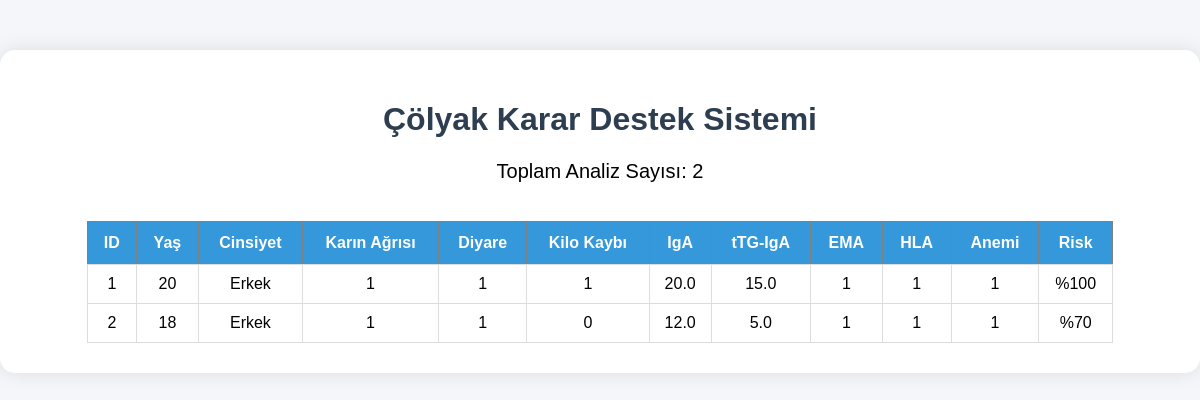
The page /admin on the database its author committed.
### tables this page shows
CREATE TABLE analizler_v2 (
    id INTEGER PRIMARY KEY AUTOINCREMENT,
    yas INTEGER,
    cinsiyet TEXT,
    karin_agrisi INTEGER,
    diyare INTEGER,
    kilo_kaybi INTEGER,
    iga REAL,
    ttg_iga REAL,
    ema_iga INTEGER,
    hla INTEGER,
    anemi INTEGER,
    risk INTEGER,
    oneri TEXT
);

### app.py (the view)
@app.route("/admin")
def admin():
    conn = sqlite3.connect("celiac.db")
    cursor = conn.cursor()
    cursor.execute("SELECT * FROM analizler_v2")
    kayitlar = cursor.fetchall()
    toplam = len(kayitlar)
    conn.close()
    return render_template(
        "admin.html",
        kayitlar=kayitlar,
        toplam=toplam
    )

### templates/admin.html (shortened to what this page needs)
<!DOCTYPE html>
<html>
<head>
    <link rel="stylesheet"
    href="{{ url_for('static', filename='css/style.css') }}">
</head>
<body>
<div class="container" style="width:95%;">
    <h1>Çölyak Karar Destek Sistemi</h1>
    <div class="toplam">
        Toplam Analiz Sayısı: {{ toplam }}
    </div>
    <br>
    <table border="1">
        <tr>
            <th>ID</th>
            <th>Yaş</th>
            <th>Cinsiyet</th>
            <th>Karın Ağrısı</th>
            <th>Diyare</th>
            <th>Kilo Kaybı</th>
            <th>IgA</th>
            <th>tTG-IgA</th>
            <th>EMA</th>
            <th>HLA</th>
            <th>Anemi</th>
            <th>Risk</th>
        </tr>
        {% for kayit in kayitlar %}
        <tr>
            <td>{{ kayit[0] }}</td>
            <td>{{ kayit[1] }}</td>
            <td>{{ kayit[2] }}</td>
            <td>{{ kayit[3] }}</td>
            <td>{{ kayit[4] }}</td>
            <td>{{ kayit[5] }}</td>
            <td>{{ kayit[6] }}</td>
            <td>{{ kayit[7] }}</td>
            <td>{{ kayit[8] }}</td>
            <td>{{ kayit[9] }}</td>
            <td>{{ kayit[10] }}</td>
            <td>%{{ kayit[11] }}</td>
        </tr>
        {% endfor %}
    </table>
</div>
</body>
</html>

### static/css/style.css (style rules this page uses)
body { font-family: Arial, sans-serif; background: #f4f6f9; margin: 0; padding: 0; }
.container { width: 500px; margin: 50px auto; background: white; padding: 30px; border-radius: 15px; box-shadow: 0px 0px 20px rgba(0,0,0,0.1); }
h1 { text-align: center; color: #2c3e50; }
table { width: 90%; margin: auto; border-collapse: collapse; }
table th { background: #3498db; color: white; padding: 12px; }
table td { padding: 10px; text-align: center; border: 1px solid #ddd; }
.toplam { text-align: center; margin-bottom: 20px; font-size: 20px; }

### rows shown on the page
analizler_v2: id "1", yas "20", cinsiyet "Erkek", karin_agrisi "1", diyare "1", kilo_kaybi "1", iga "20.0", ttg_iga "15.0", ema_iga "1", hla "1", anemi "1", risk "100"
analizler_v2: id "2", yas "18", cinsiyet "Erkek", karin_agrisi "1", diyare "1", kilo_kaybi "0", iga "12.0", ttg_iga "5.0", ema_iga "1", hla "1", anemi "1", risk "70"

### other values the page prints
{{ toplam }} "2"
